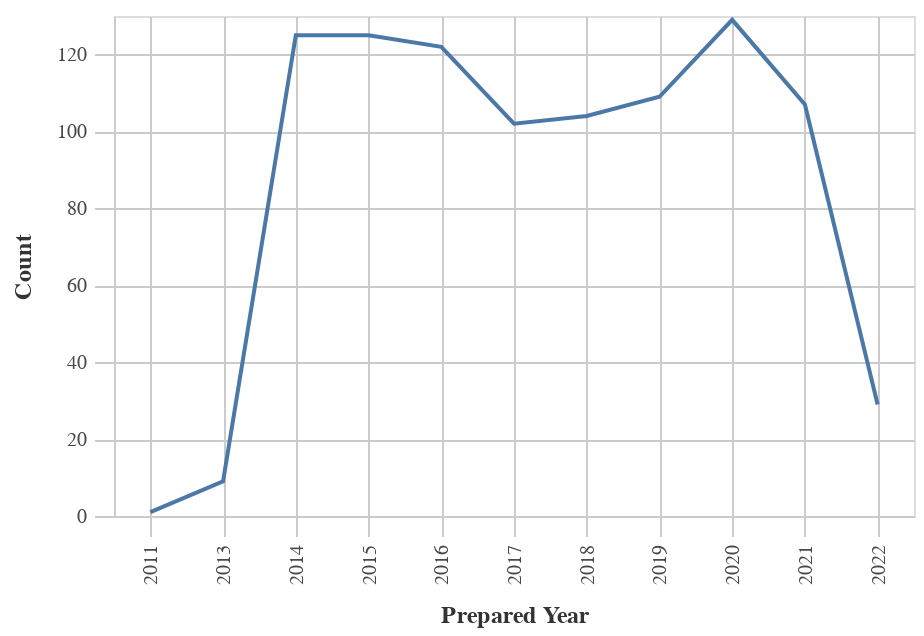

Source (notebook cell):
### Markdown cell above
### Number of Obligations by Year

### Code cell
#Line chart for Obligations by Year
chart_df = (df_top>>filter(_.variable=='prepared_y')).rename(columns= {"value":"Year"})
    
chart1= (_dla_utils.basic_line_chart_test_no_save(chart_df, 'Year', 'count', district)).encode(x=alt.X('Year:O', title='Prepared Year'))
display(chart1)

### Figure 1 — Vega-Lite specification as saved in the notebook (floating-point values rounded to 4 significant figures)
{"config": {"view": {"continuousWidth": 400, "continuousHeight": 300}, "axis": {"domainColor": "#cbcbcb", "grid": true, "gridColor": "#cbcbcb", "gridWidth": 1, "labelColor": "#474747", "labelFont": "Nunito Sans", "labelFontSize": 10, "labelPadding": 4, "tickColor": "#cbcbcb", "tickSize": 10, "titleColor": "#333", "titleFont": "Raleway", "titleFontSize": 12, "titlePadding": 10}, "axisBand": {"grid": false}, "background": "white", "font": "Raleway", "header": {"labelFont": "Nunito Sans", "titleFont": "Raleway"}, "legend": {"labelColor": "#333", "labelFont": "Nunito Sans", "labelFontSize": 11, "labelLimit": 0, "padding": 1, "symbolSize": 30, "symbolType": "square", "titleColor": "#333", "titleFont": "Raleway", "titleFontSize": 14, "titlePadding": 10}, "title": {"anchor": "middle", "font": "Raleway", "fontSize": 18, "fontWeight": 300, "offset": 20}}, "data": {"name": "data-4946aed134922ce0e62fbd382b18ce0e"}, "mark": "line", "encoding": {"tooltip": [{"field": "Year", "title": "Year", "type": "quantitative"}, {"field": "count", "title": "Count", "type": "quantitative"}], "x": {"field": "Year", "title": "Prepared Year", "type": "ordinal"}, "y": {"field": "count", "title": "Count", "type": "quantitative"}}, "height": 250, "width": 400, "$schema": "https://vega.github.io/schema/vega-lite/v4.17.0.json", "datasets": {"data-4946aed134922ce0e62fbd382b18ce0e": [{"Year": 2020.0, "count": 129, "variable": "prepared_y"}, {"Year": 2014.0, "count": 125, "variable": "prepared_y"}, {"Year": 2015.0, "count": 125, "variable": "prepared_y"}, {"Year": 2016.0, "count": 122, "variable": "prepared_y"}, {"Year": 2019.0, "count": 109, "variable": "prepared_y"}, {"Year": 2021.0, "count": 107, "variable": "prepared_y"}, {"Year": 2018.0, "count": 104, "variable": "prepared_y"}, {"Year": 2017.0, "count": 102, "variable": "prepared_y"}, {"Year": 2022.0, "count": 29, "variable": "prepared_y"}, {"Year": 2013.0, "count": 9, "variable": "prepared_y"}, {"Year": 2011.0, "count": 1, "variable": "prepared_y"}]}}
